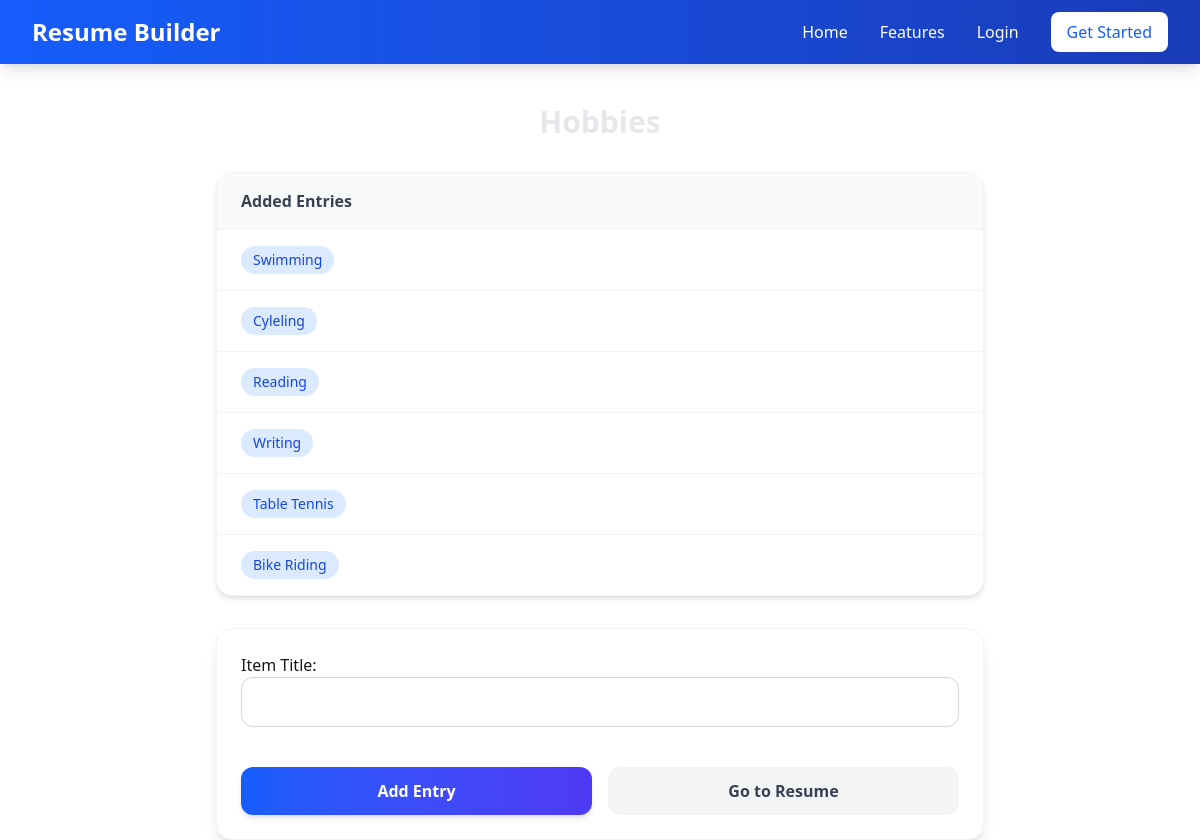
The page /resume_builder/add_other_short_item/1/ on the database its author committed.
### resume_builder/models.py (models this page shows, shortened)
class ResumeOtherSecShorts(models.Model):
    resume = models.ForeignKey(Resumes, on_delete=models.CASCADE)
    header = models.CharField(max_length=100)

class ResumeOtherSecShortItems(models.Model):
    other_sec_short = models.ForeignKey(ResumeOtherSecShorts, on_delete=models.CASCADE)
    title = models.CharField(max_length=150)

### resume_builder/views.py (the view)
# urls.py: path('add_other_short_item/<int:pk>/', add_other_short_item, name='add_other_short_item'),
def add_other_short_item(request, pk):
    section = ResumeOtherSecShorts.objects.get(pk=pk)
    resume = Resumes.objects.get(pk=section.resume.pk)
    data = ResumeOtherSecShortItems.objects.filter(other_sec_short=section)
    if request.method == 'POST':
        form = ResumeOtherSecShortItemsForm(request.POST)
        if form.is_valid():
            item = form.save(commit=False)
            item.other_sec_short = section
            item.save()
            return redirect('add_other_short_item', section.pk)
    else:
        form = ResumeOtherSecShortItemsForm()
    context = {
        'form': form,
        'section': section,
        'resume': resume,
        'data': data,
        'title': section.header,
    }
    return render(request, 'resume_builder/other_sec_item_short.html', context)

### resume_builder/forms.py
class ResumeOtherSecShortItemsForm(forms.ModelForm):
    class Meta:
        model = ResumeOtherSecShortItems
        fields = ['title']
        labels = {
            'title': 'Item Title',
        }
        widgets = {
            'title': forms.TextInput(attrs={
                'class': 'w-full px-4 py-3 border border-gray-300 rounded-xl focus:outline-none focus:ring-2 focus:ring-blue-500 focus:border-transparent text-gray-800'
            }),
        }
    def __init__(self, *args, **kwargs):
        super().__init__(*args, **kwargs)
        for field in self.fields.values():
            field.widget.attrs['style'] = 'color: #1f2937;'

### templates/resume_builder/other_sec_item_short.html (shortened to what this page needs)
{% extends 'base.html' %}
{% load tailwind_tags %}
{% block content %}
<div class="max-w-3xl mx-auto mt-10">
    <div class="mb-8 text-center">
        <h2 class="text-3xl font-bold text-gray-200 mb-2">{{ title }}</h2>
    </div>
    {% if data %}
    <div class="bg-white rounded-2xl shadow-md border border-gray-100 mb-8 overflow-hidden">
        <div class="bg-gray-50 px-6 py-4 border-b border-gray-100">
            <h3 class="font-semibold text-gray-700">Added Entries</h3>
        </div>
        <ul class="divide-y divide-gray-100">
            {% for d in data %}
            <li class="flex items-center justify-between px-6 py-4 hover:bg-gray-50 transition">
                <div class="flex items-center gap-3">
                    <span class="px-3 py-1 bg-blue-100 text-blue-700 rounded-full text-sm font-medium">{{d.title}}</span>
                </div>
            </li>
            {% endfor %}
        </ul>
    </div>
    {% endif %}
    <div class="bg-white rounded-2xl shadow-lg border border-gray-100 p-6">
        <form method="POST" novalidate class="space-y-6">
            <div class="space-y-4">
                {{ form }}
            </div>
            <div class="flex flex-col sm:flex-row gap-4 pt-4">
                <button type="submit"
                    class="flex-1 bg-gradient-to-r from-blue-600 to-indigo-600 text-white py-3 px-6 rounded-xl font-semibold hover:from-blue-700 hover:to-indigo-700 transition-all transform hover:scale-[1.02] shadow-md">
                    Add Entry
                </button>
                <a href="{% url 'show_resume' pk=resume.pk %}"
                    class="flex-1 text-center bg-gray-100 text-gray-700 py-3 px-6 rounded-xl font-semibold hover:bg-gray-200 transition">
                    Go to Resume
                </a>
            </div>
        </form>
    </div>
</div>
{% endblock %}

### static/css/style.css (style rules this page uses)
html { scroll-behavior: smooth; scroll-padding-top: 5rem; }

### rows shown on the page
ResumeOtherSecShorts: header "Hobbies"
ResumeOtherSecShortItems: title "Swimming"
ResumeOtherSecShortItems: title "Cyleling"
ResumeOtherSecShortItems: title "Reading"
ResumeOtherSecShortItems: title "Writing"
ResumeOtherSecShortItems: title "Table Tennis"
ResumeOtherSecShortItems: title "Bike Riding"
